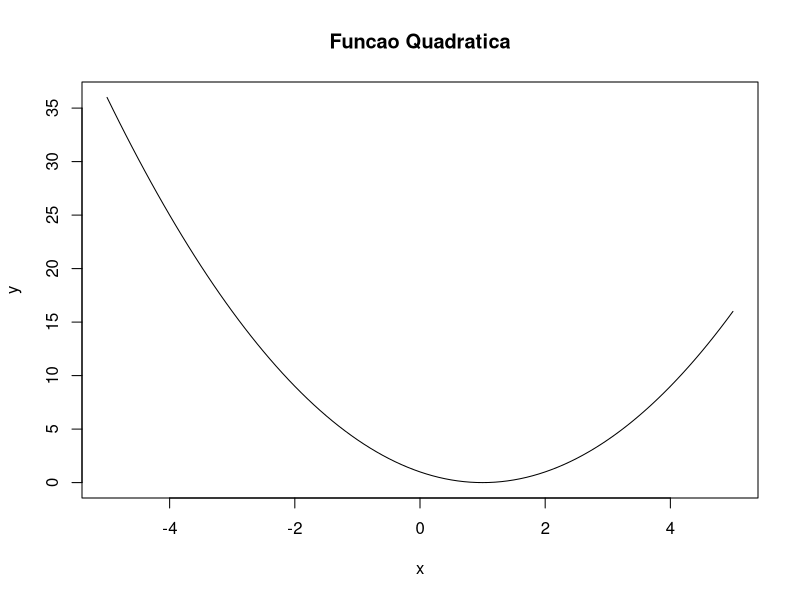

The R source for this figure:
# Domínio entre -5 e 5 com intervalos de 0.1
x <- seq(-5, 5, 0.1)

# Função Quadrática: y = ax^2 + bx + c
a <- 1
b <- -2
c <- 1

y <- a*x^2 + b*x + c

plot(x, y, type = "l", main = "Funcao Quadratica", xlab = "x", ylab = "y")
